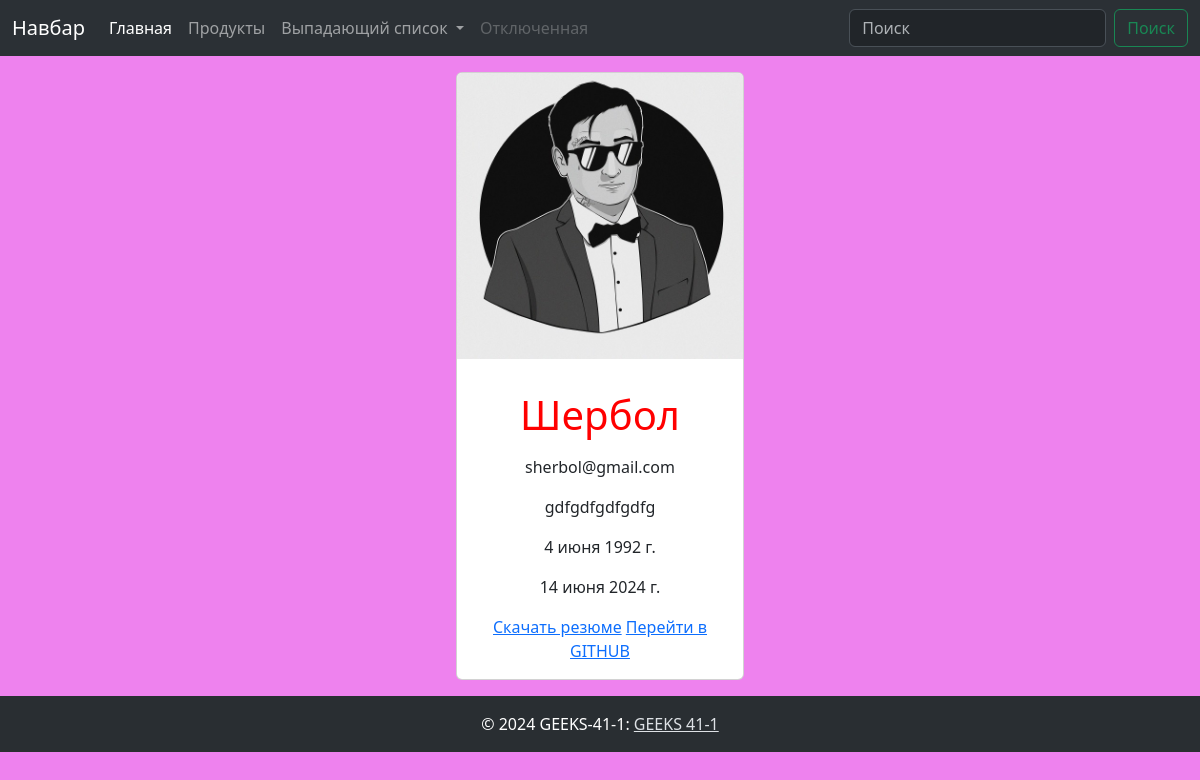
The app's page /employees/6/ with its own data.
### news_blog/models.py (models this page shows, shortened)
class Employees(models.Model):
    PROGRAMMER_CHOICES = (
        ("FULLSTACK", "FULLSTACK"),
        ("BACKEND DEVELOPER", "BACKEND DEVELOPER"),
        ("FRONT DEVELOPER", "FRONT DEVELOPER"),
        ("UX-UI", "UX-UI"),
        ("SYSTEM DEVELOPER", "SYSTEM DEVELOPER"),
    )
    name = models.CharField(max_length=100, verbose_name="Напишите имя сотрудника")
    email = models.EmailField(verbose_name="Укажите вашу почту", default="@gmail.com")
    image = models.ImageField(
        upload_to="programming_blog/", verbose_name="Загрузите фото"
    )
    about_emp = models.TextField(verbose_name="Опишите сотрудника")
    date_of_birth = models.DateField(verbose_name="Укажите дату рождения")
    programmer_choices = models.CharField(
        max_length=100,
        verbose_name="Выберите категорию программиста",
        choices=PROGRAMMER_CHOICES,
    )
    rezume = models.FileField(upload_to="rezume/", verbose_name="Загрузите резюме")
    github = models.URLField(verbose_name="Вставьте ссылку на ваш GITHUB")
    created_at = models.DateField(auto_now_add=True)
    class Meta:
        verbose_name = "сотрудника"
        verbose_name_plural = "сотрудники"

### news_blog/views.py (the view)
# urls.py: path("employees/<int:id>/", views.EmployeesDetailView.as_view()),
class EmployeesDetailView(generic.DetailView):
    template_name = "blog/employees_detail.html"
    context_object_name = "emp_id"
    def get_object(self, **kwargs):
        emp_id = self.kwargs.get("id")
        return get_object_or_404(Employees, id=emp_id)

### templates/blog/employees_detail.html (shortened to what this page needs)
{% load static %}
{% include "../header.html" %}
<link rel="stylesheet" href="{% static 'css/emp_list.css' %}  ">
<center>
<div class="card" style="width: 18rem;">
  <img src="{{ emp_id.image.url }}" class="card-img-top" alt="...">
  <div class="card-body">
    <p class="card-text"><h1 class="name_detail">{{ emp_id.name }}</h1></p>
    <p class="card-text">{{ emp_id.email }}</p>
    <p class="card-text">{{ emp_id.about_emp }}</p>
    <p class="card-text">{{ emp_id.date_of_birth }}</p>
    <p class="card-text">{{ emp_id.created_at }}</p>
      <a href="{{ emp_id.rezume.url }}" download>Скачать резюме</a>
      <a href="{{ emp_id.github }}">Перейти в GITHUB</a>
  </div>
</div>
</center>
{% include "../footer.html" %}

### static/css/emp_list.css (style rules this page uses)
body { background-color: violet; }
.name_detail { color: red; }

### records on screen
Employees: image (picture), name "Шербол", email "sherbol@gmail.com", about_emp "gdfgdfgdfgdfg", date_of_birth "4 июня 1992 г.", created_at "14 июня 2024 г."
